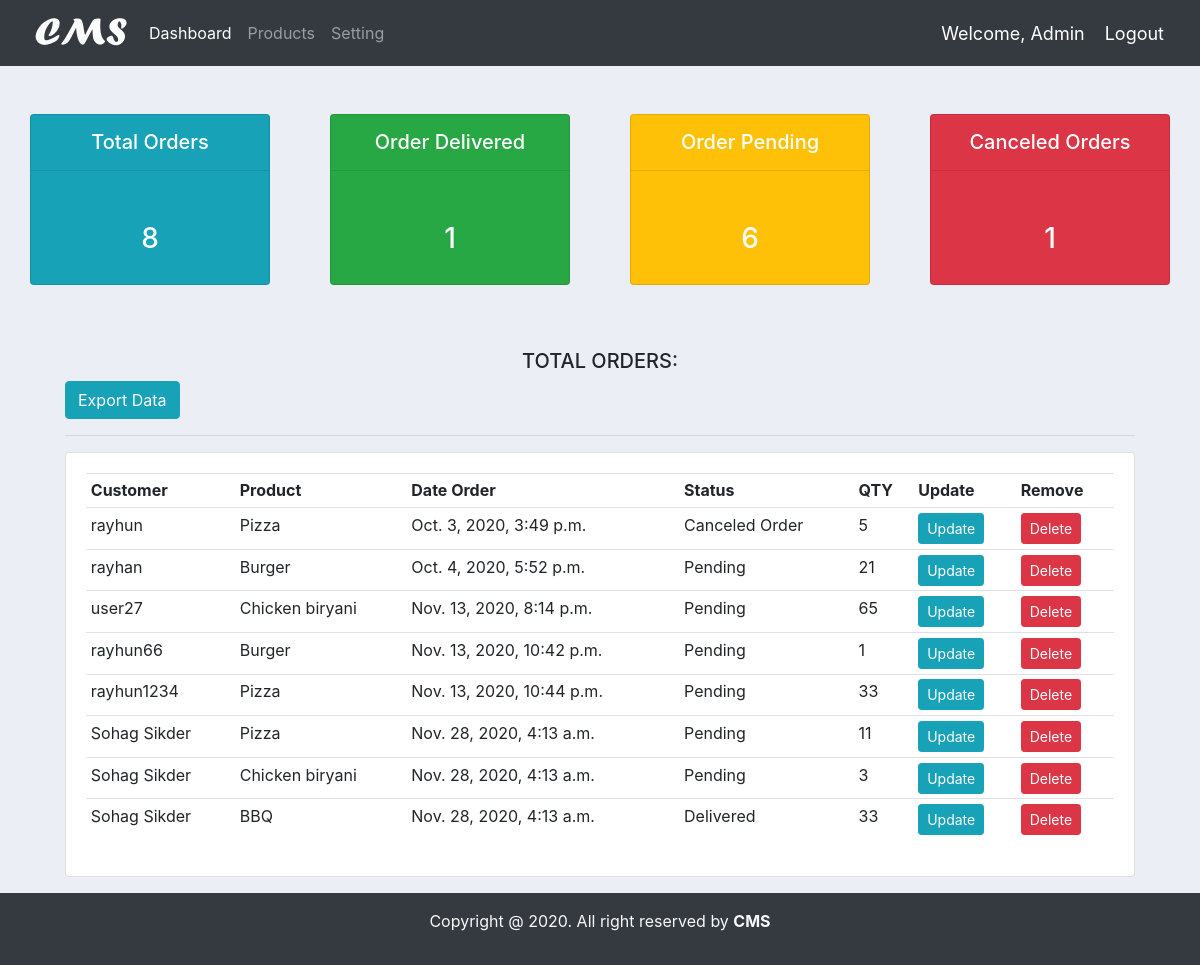
Screenshot of /all/orders (signed in) with the database file from the repository.
### accounts/models.py (models this page shows, shortened)
class Order(models.Model):
    STATUS = (
        ('Pending','Pending'),
        ('Canceled Order','Canceled Order'),
        ('Delivered','Delivered')
        )
    customer = models.ForeignKey(Customer, null=True, on_delete=models.SET_NULL)
    Product = models.ForeignKey(Product, null=True, on_delete=models.SET_NULL)
    date_created = models.DateTimeField(auto_now_add=True, null=True)
    statur = models.CharField(max_length=200, null=True, choices=STATUS)
    note = models.CharField(max_length=200, null=True)
    order_content = models.DecimalField(max_digits= 10000, null=True, decimal_places=0)

class Customer(models.Model):
    user = models.OneToOneField(User, null=True, blank=True, on_delete=models.CASCADE)
    name = models.CharField(max_length=200, null=True)
    phone = models.CharField(max_length=200, null=True)
    email = models.CharField(max_length=200, null=True)
    profile_pic = models.ImageField(default="demo.jpg", null=True, blank=True)
    date_created = models.DateTimeField(auto_now_add=True, null=True)
    def __str__(self):
        return str(self.name)

class Product(models.Model):
    CATAGORY = (
        ('Indoor','Indoor'),
        ('Out Door','Out Door'),
    )
    name = models.CharField(max_length=200, null=True)
    price = models.FloatField(null=True)
    catagory = models.CharField(max_length=200, null=True, choices=CATAGORY)
    descriprion = models.CharField(max_length=500 ,null=True, blank=True)
    data_created = models.DateTimeField(auto_now_add=True)
    tags = models.ManyToManyField(Tag)
    def __str__(self):
        return str(self.name)

### accounts/decorators.py (the view)
    def wrapper_func(request, *args, **kwargs):
        group = None
        if request.user.groups.exists():
            group = request.user.groups.all()[0].name
        if group == 'customer':
            return redirect('user_profile')
        elif group == 'admin':
            return view_func(request, *args, **kwargs)
        else:
            context = {}
            return render(request, 'accounts/customer_not_auth.html', context)

### accounts/views.py (called while the page is built)
@login_required
@admin_only
def order_list(request):
    orders = Order.objects.all()
    total_orders = orders.count()
    order_delivered = orders.filter(statur='Delivered').count()
    order_pending = orders.filter(statur='Pending').count()
    order_cancels = orders.filter(statur='Canceled Order').count()
    context = {
        'orders':orders,
        'total_orders':total_orders,
        'order_delivered':order_delivered,
        'order_pending':order_pending,
        'order_cancels':order_cancels,
    }
    return render(request, 'accounts/order_list.html',context)

### accounts/templates/accounts/order_list.html
{% extends 'accounts/main.html' %}
{% block content %}
<div class="container-fluid">
    {% include 'accounts/status.html' %}
    <div class="row">
        <div class="col-md-11 m-auto">
            <h5 class="text-center">TOTAL ORDERS:</h5>
            <a class="btn btn-info text-center" href="{% url 'excel_export' %}">Export Data</a>
            <hr>
            <div class="card card-body">
                {% if orders %}
                <table class="table table-sm">
                    <tr>
                        <th>Customer</th>
                        <th>Product</th>
                        <th>Date Order</th>
                        <th>Status</th>
                        <th>QTY</th>
                        <th>Update</th>
                        <th>Remove</th>
                    </tr>
                    {% for order in orders %}
                    <tr>
                        <td>{{ order.customer }}</td>
                        <td>{{ order.Product }}</td>
                        <td>{{ order.date_created }}</td>
                        <td>{{ order.statur }}</td>
                        <td>{{ order.order_content }}</td>
                        <td><a class="btn btn-sm btn-info" href="{% url 'update_order' order.pk %}">Update</a></td>
                        <td><a class="btn btn-sm btn-danger" href="{% url 'delete_order' order.pk %}">Delete</a></td>
                    </tr>
                    {% endfor %}
                </table>
                {% else %}
                    <h3 class="h3 text-center py-3 text-danger">Order Not Found</h3>
                {% endif %}
            </div>
        </div>
    </div>
</div>
{% endblock %}

### accounts/templates/accounts/navbar.html (shortened to what this page needs)
{% load static %}
<nav class="navbar navbar-expand-lg navbar-dark bg-dark">
  <a href="{% url 'home' %}"><img id="logo" src="{% static '/images/logo.png' %}" alt="" title="Customer Management System"></a>
    <div class="collapse navbar-collapse" id="navbarSupportedContent">
      <ul class="navbar-nav mr-auto">
        {% if request.user.is_staff %}
        <li class="nav-item active">
          <a class="nav-link" href="{% url 'home' %}">Dashboard</a>
        </li>
        {% endif %}
        <li class="nav-item">
          <a class="nav-link" href="{% url 'products' %}">Products</a>
        </li>
        <li class="nav-item">
          <a class="nav-link" href="{% url 'account' %}">Setting</a>
        </li>
      </ul>
    </div>
    <span class="hello">Welcome, {{ request.user|title }} </span>
    <span><a class="hello" href="{% url 'logout' %}">Logout</a></span>
  </nav>

### static/css/main.css (style rules this page uses)
#logo { height: 50PX; }
body { background-color: #ebeff5; }

### accounts/templates/accounts/navbar.html (style rules this page uses)
.hello { color: #fff; font-size: 18px; margin-right: 20px; }

### rows the page displays
Order: customer "rayhun", Product "Pizza", date_created "Oct. 3, 2020, 3:49 p.m.", statur "Canceled Order", order_content "5"
Order: customer "rayhan", Product "Burger", date_created "Oct. 4, 2020, 5:52 p.m.", statur "Pending", order_content "21"
Order: customer "user27", Product "Chicken biryani", date_created "Nov. 13, 2020, 8:14 p.m.", statur "Pending", order_content "65"
Order: customer "rayhun66", Product "Burger", date_created "Nov. 13, 2020, 10:42 p.m.", statur "Pending", order_content "1"
Order: customer "rayhun1234", Product "Pizza", date_created "Nov. 13, 2020, 10:44 p.m.", statur "Pending", order_content "33"
Order: customer "Sohag Sikder", Product "Pizza", date_created "Nov. 28, 2020, 4:13 a.m.", statur "Pending", order_content "11"
Order: customer "Sohag Sikder", Product "Chicken biryani", date_created "Nov. 28, 2020, 4:13 a.m.", statur "Pending", order_content "3"
Order: customer "Sohag Sikder", Product "BBQ", date_created "Nov. 28, 2020, 4:13 a.m.", statur "Delivered", order_content "33"

### other values shown
{{ request.user|title }} "Admin"
{{ total_orders }} "8"
{{ order_delivered }} "1"
{{ order_pending }} "6"
{{ order_cancels }} "1"
